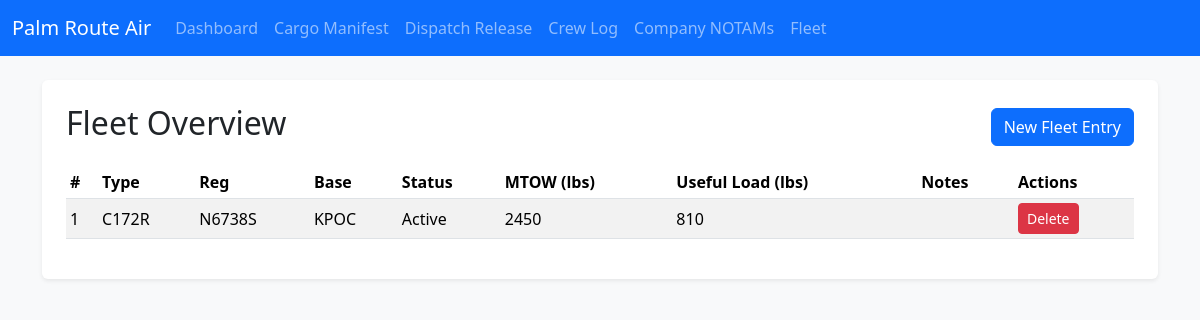
The app's page /fleet/history, older data.
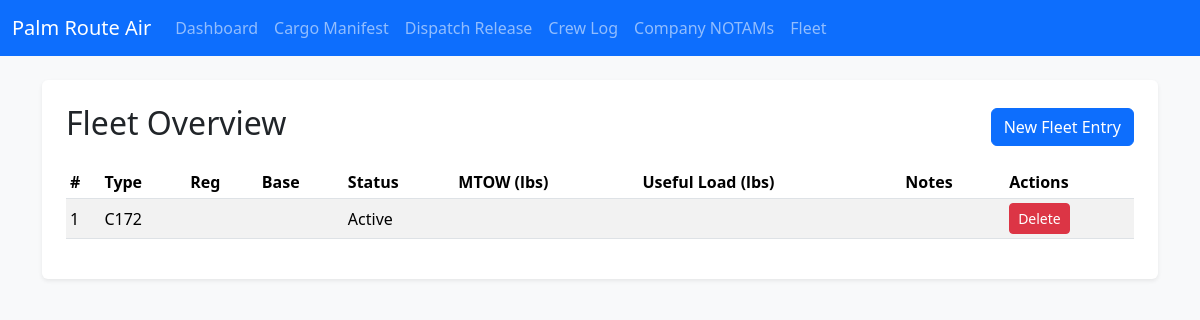
The same page, newer data.
### app.py (models this page shows)
class FleetEntry(db.Model):
    id = db.Column(db.Integer, primary_key=True)
    aircraft_type = db.Column(db.String(50))
    registration = db.Column(db.String(20))
    base = db.Column(db.String(10))
    status = db.Column(db.String(20))
    max_takeoff_weight = db.Column(db.String(20))
    useful_load = db.Column(db.String(20))
    notes = db.Column(db.Text)

### app.py (the view)
@app.route('/fleet/history')
def fleet_history():
    entries = FleetEntry.query.order_by(FleetEntry.id.desc()).all()
    return render_template('fleet_history.html', entries=entries)

### templates/fleet_history.html
{% extends 'base.html' %}
{% block content %}
<div class="p-4 bg-white rounded shadow-sm">
  <div class="d-flex justify-content-between align-items-center mb-3">
    <h2>Fleet Overview</h2>
    <a href="{{ url_for('fleet') }}" class="btn btn-primary">New Fleet Entry</a>
  </div>
  {% if entries %}
  <div class="table-responsive">
    <table class="table table-sm table-striped align-middle">
      <thead>
        <tr>
          <th>#</th>
          <th>Type</th>
          <th>Reg</th>
          <th>Base</th>
          <th>Status</th>
          <th>MTOW (lbs)</th>
          <th>Useful Load (lbs)</th>
          <th>Notes</th>
          <th>Actions</th>
        </tr>
      </thead>
      <tbody>
        {% for f in entries %}
        <tr>
          <td>{{ f.id }}</td>
          <td>{{ f.aircraft_type }}</td>
          <td>{{ f.registration }}</td>
          <td>{{ f.base }}</td>
          <td>{{ f.status }}</td>
          <td>{{ f.max_takeoff_weight }}</td>
          <td>{{ f.useful_load }}</td>
          <td style="max-width: 260px; white-space: nowrap; overflow: hidden; text-overflow: ellipsis;">{{ f.notes }}</td>
          <td class="text-nowrap">
            <form action="{{ url_for('delete_fleet', id=f.id) }}" method="post" class="d-inline">
              <button class="btn btn-danger btn-sm" onclick="return confirm('Delete this fleet entry?')">Delete</button>
            </form>
          </td>
        </tr>
        {% endfor %}
      </tbody>
    </table>
  </div>
  {% else %}
  <p class="text-muted">No fleet entries saved yet.</p>
  {% endif %}
</div>
{% endblock %}

### templates/base.html (shortened to what this page needs)
<!doctype html>
<html lang="en">
  <head>
    <link href="https://cdn.jsdelivr.net/npm/bootstrap@5.3.3/dist/css/bootstrap.min.css" rel="stylesheet">
  </head>
  <body class="bg-light">
    <nav class="navbar navbar-expand-lg navbar-dark bg-primary mb-4">
      <div class="container-fluid">
        <a class="navbar-brand" href="{{ url_for('index') }}">Palm Route Air</a>
        <div class="collapse navbar-collapse" id="navbarNav">
          <ul class="navbar-nav">
            <li class="nav-item"><a class="nav-link" href="{{ url_for('index') }}">Dashboard</a></li>
            <li class="nav-item"><a class="nav-link" href="{{ url_for('cargo') }}">Cargo Manifest</a></li>
            <li class="nav-item"><a class="nav-link" href="{{ url_for('dispatch') }}">Dispatch Release</a></li>
            <li class="nav-item"><a class="nav-link" href="{{ url_for('crew') }}">Crew Log</a></li>
            <li class="nav-item"><a class="nav-link" href="{{ url_for('notams') }}">Company NOTAMs</a></li>
            <li class="nav-item"><a class="nav-link" href="{{ url_for('fleet') }}">Fleet</a></li>
          </ul>
        </div>
      </div>
    </nav>
    <main class="container mb-5">
      {% block content %}{% endblock %}
    </main>
  </body>
</html>

Row changes from the older to the newer data that the page shows:
changed FleetEntry "Active": aircraft_type "C172R" → "C172"; registration "N6738S" → (not shown); base "KPOC" → (not shown); max_takeoff_weight "2450" → (not shown); useful_load "810" → (not shown)
